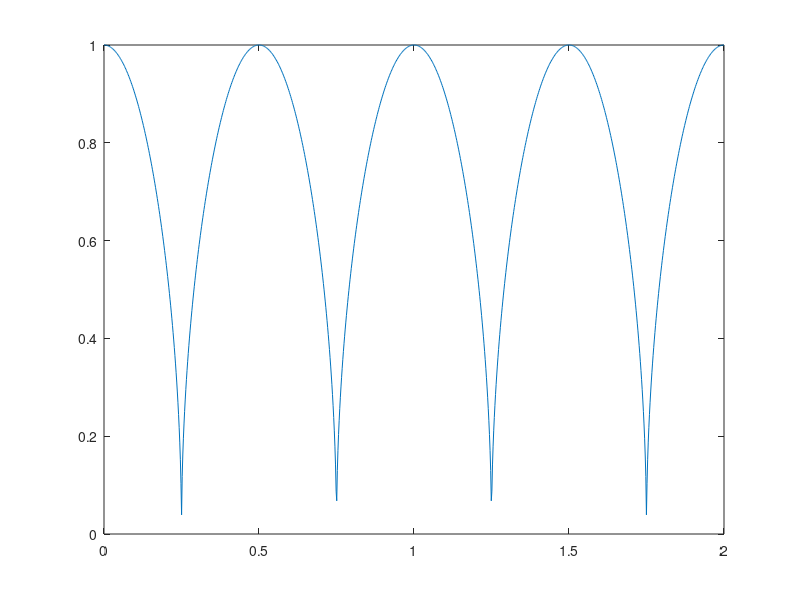

Reproduce this figure in MATLAB. (Note: this script raises an error after producing the figure.)
% Définition de f
J = 10;
N = 2^J;
X = linspace(0,2,N);
f = sqrt(abs(cos(2*pi*X)));
plot(X,f);
[matrice_moy, D] = decomposition_Haar(f, J);
C = recomposition_Haar(matrice_moy, D, J);
plot(C,f);